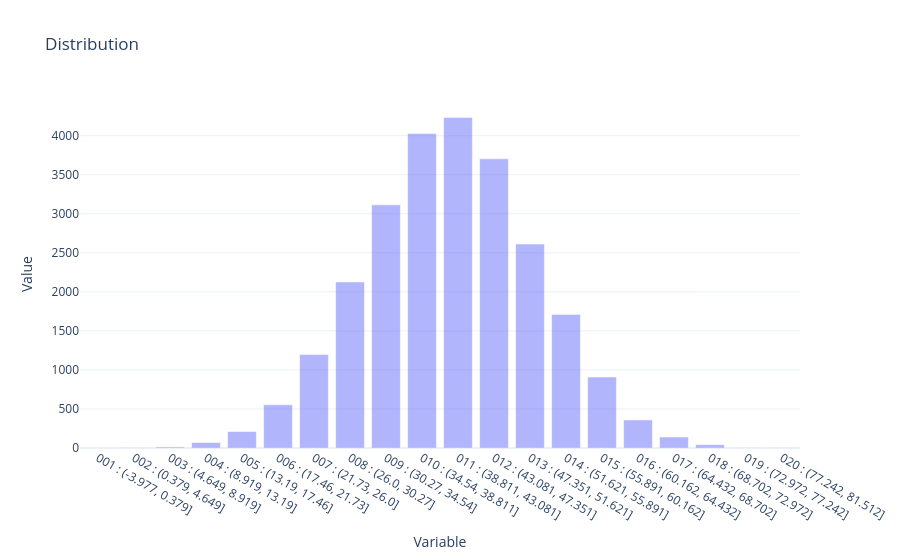

Notebook code cell kept with this figure:
### Code cell
plot_distribution(df['age'], y, sample_weight, var_name="")

### Figure 1 — Plotly figure (JSON) as saved in the notebook; plotly's stock layout.template omitted (floating-point values rounded to 4 significant figures)
{"data": [{"name": "Exposure", "opacity": 0.5, "type": "bar", "x": ["001 : (-3.977, 0.379]", "002 : (0.379, 4.649]", "003 : (4.649, 8.919]", "004 : (8.919, 13.19]", "005 : (13.19, 17.46]", "006 : (17.46, 21.73]", "007 : (21.73, 26.0]", "008 : (26.0, 30.27]", "009 : (30.27, 34.54]", "010 : (34.54, 38.811]", "011 : (38.811, 43.081]", "012 : (43.081, 47.351]", "013 : (47.351, 51.621]", "014 : (51.621, 55.891]", "015 : (55.891, 60.162]", "016 : (60.162, 64.432]", "017 : (64.432, 68.702]", "018 : (68.702, 72.972]", "019 : (72.972, 77.242]", "020 : (77.242, 81.512]"], "y": [1.208, 3.83, 13.8, 69.73, 211.2, 553.7, 1199.0, 2127.0, 3114.0, 4027.0, 4235.0, 3704.0, 2612.0, 1711.0, 909.3, 359.5, 140.9, 42.96, 2.741, 2.886]}], "layout": {"legend": {"orientation": "h", "x": 0, "xanchor": "left", "y": 1.02, "yanchor": "bottom"}, "title": {"text": "Distribution"}, "xaxis": {"anchor": "y", "domain": [0, 1], "title": {"text": "Variable"}, "type": "category"}, "yaxis": {"anchor": "x", "domain": [0, 1], "title": {"text": "Value"}}}}
